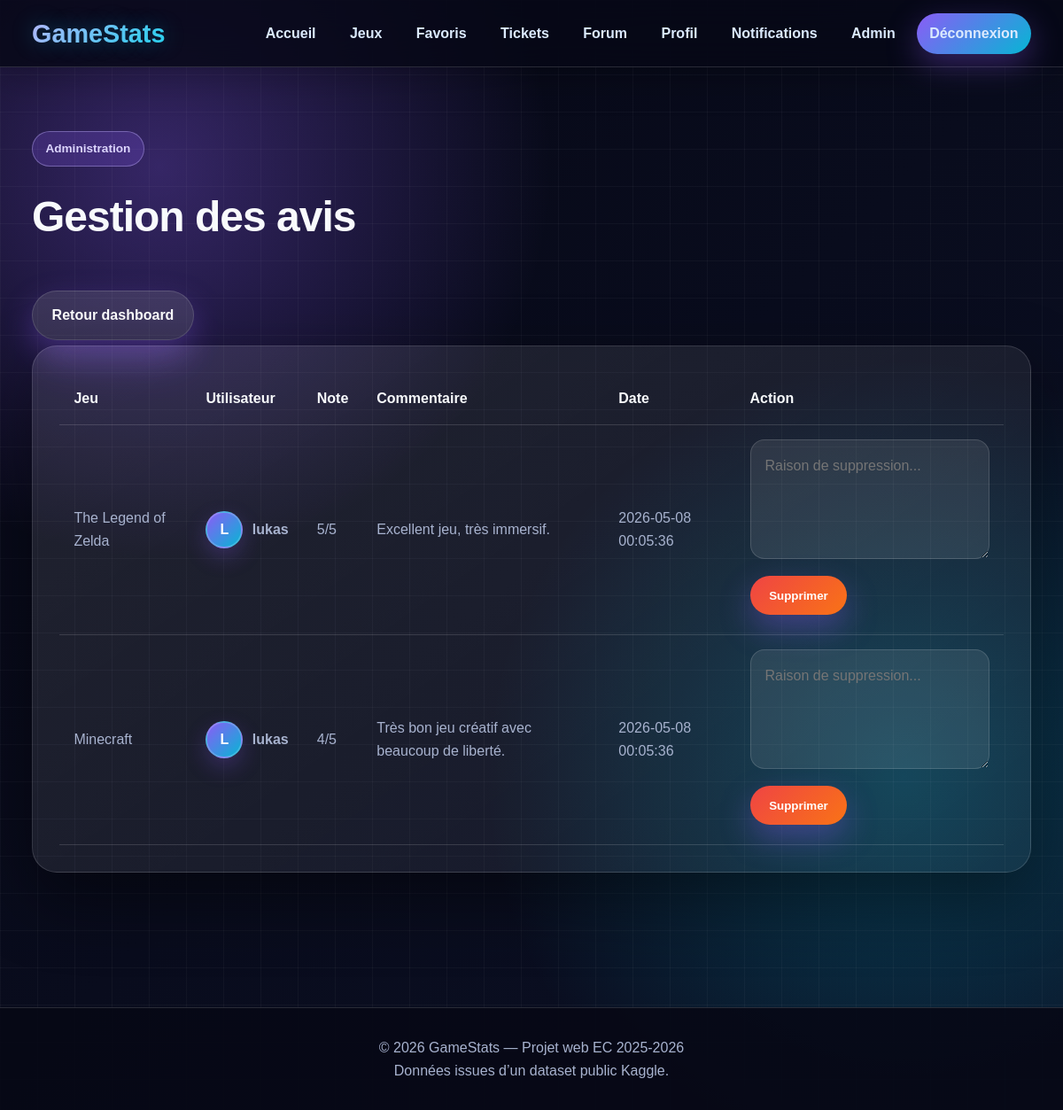
Screenshot of /admin/reviews.php (signed in) with the database file from the repository.
### tables this page shows
CREATE TABLE reviews (
    id INT AUTO_INCREMENT PRIMARY KEY,
    user_id INT NOT NULL,
    game_id INT NOT NULL,
    rating INT NOT NULL,
    comment TEXT,
    created_at DATETIME DEFAULT CURRENT_TIMESTAMP,
    UNIQUE KEY unique_user_game_review (user_id, game_id),
    FOREIGN KEY (user_id) REFERENCES users(id) ON DELETE CASCADE,
    FOREIGN KEY (game_id) REFERENCES games(id) ON DELETE CASCADE
);

CREATE TABLE games (
    id INT AUTO_INCREMENT PRIMARY KEY,
    title VARCHAR(150) NOT NULL,
    platform VARCHAR(50),
    genre VARCHAR(50),
    release_year INT,
    publisher VARCHAR(100),
    global_sales DECIMAL(8,2),
    critic_score DECIMAL(4,1),
    user_score DECIMAL(4,1),
    image_url VARCHAR(255)
);

CREATE TABLE users (
    id INT AUTO_INCREMENT PRIMARY KEY,
    username VARCHAR(50) NOT NULL UNIQUE,
    email VARCHAR(100) NOT NULL UNIQUE,
    password VARCHAR(255) NOT NULL,
    avatar VARCHAR(255),
    bio TEXT,
    role ENUM('user', 'admin') DEFAULT 'user',
    is_banned TINYINT(1) DEFAULT 0,
    ban_reason VARCHAR(255) DEFAULT NULL,
    created_at DATETIME DEFAULT CURRENT_TIMESTAMP
);

### www/admin/reviews.php (the view, shortened to what this page needs)
<?php
require_once '../includes/db.php';
$stmt = $pdo->query(
    'SELECT reviews.*, users.username, users.avatar, games.title
     FROM reviews
     INNER JOIN users ON reviews.user_id = users.id
     INNER JOIN games ON reviews.game_id = games.id
     ORDER BY reviews.created_at DESC'
);
$reviews = $stmt->fetchAll();
include '../includes/header.php';
?>
<section class="section">
    <div class="container">
        <div class="admin-header">
            <div>
                <span class="eyebrow">Administration</span>
                <h1 class="section-title">Gestion des avis</h1>
            </div>
            <a href="dashboard.php" class="btn btn-secondary">Retour dashboard</a>
        </div>
        <div class="table-wrapper">
            <table>
                <thead>
                    <tr>
                        <th>Jeu</th>
                        <th>Utilisateur</th>
                        <th>Note</th>
                        <th>Commentaire</th>
                        <th>Date</th>
                        <th>Action</th>
                    </tr>
                </thead>
                <tbody>
                    <?php foreach ($reviews as $review): ?>
                        <tr>
                            <td>
                                <a href="../game.php?id=<?= htmlspecialchars($review['game_id']) ?>">
                                    <?= htmlspecialchars($review['title']) ?>
                                </a>
                            </td>
                            <td>
                                <a
                                    href="../user.php?id=<?= htmlspecialchars($review['user_id']) ?>"
                                    class="mini-user-link"
                                >
                                    <span class="mini-user-avatar">
                                        <?php if (!empty($review['avatar'])): ?>
                                            <img
                                                src="../assets/uploads/<?= htmlspecialchars(basename($review['avatar'])) ?>"
                                                alt="<?= htmlspecialchars($review['username']) ?>"
                                            >
                                        <?php else: ?>
                                            <?= htmlspecialchars(strtoupper(substr($review['username'], 0, 1))) ?>
                                        <?php endif; ?>
                                    </span>
                                    <strong><?= htmlspecialchars($review['username']) ?></strong>
                                </a>
                            </td>
                            <td><?= htmlspecialchars($review['rating']) ?>/5</td>
                            <td><?= nl2br(htmlspecialchars($review['comment'] ?? '')) ?></td>
                            <td><?= htmlspecialchars($review['created_at']) ?></td>
                            <td>
                                <form action="review_delete.php" method="POST" class="admin-delete-confirm-form">
                                    <textarea
                                        name="delete_reason"
                                        placeholder="Raison de suppression..."
                                        required
                                    ></textarea>
                                    <button class="btn btn-danger" type="submit">Supprimer</button>
                                </form>
                            </td>
                        </tr>
                    <?php endforeach; ?>
                </tbody>
            </table>
        </div>
    </div>
</section>
<?php include '../includes/footer.php'; ?>

### www/assets/css/style.css (style rules this page uses)
* { box-sizing: border-box; margin: 0; padding: 0; }
:root { --bg: #070816; --bg2: #0b1024; --card: rgba(255,255,255,0.08); --text: #f8fafc; --muted: #a8b3cf; --primary: #8b5cf6; --secondary: #06b6d4; --border: rgba(255,255,255,0.14); --shadow: 0 30px 80px rgba(0,0,0,0.45); }
html, body { overflow-x: hidden; }
body { font-family: Arial, Helvetica, sans-serif; background: radial-gradient(circle at 15% 15%, rgba(139,92,246,0.35), transparent 30%), radial-gradient(circle at 85% 70%, rgba(6,182,212,0.28), transparent 35%), linear-gradient(135deg, var(--bg), var(--bg2)); color: var(--text); line-height: 1.6; min-height: 100vh; }
body::before { content: ""; position: fixed; inset: 0; background-image: linear-gradient(rgba(255,255,255,0.035) 1px, transparent 1px), linear-gradient(90deg, rgba(255,255,255,0.035) 1px, transparent 1px); background-size: 42px 42px; pointer-events: none; z-index: -1; }
a { color: inherit; text-decoration: none; }
.container { width: min(1180px, 92%); margin: 0 auto; }
.eyebrow { display: inline-block; margin-bottom: 1.2rem; padding: 0.5rem 0.9rem; border-radius: 999px; background: rgba(139,92,246,0.22); border: 1px solid rgba(196,181,253,0.4); color: #ddd6fe; font-weight: 900; font-size: 0.85rem; }
.btn { display: inline-flex; align-items: center; justify-content: center; border: none; cursor: pointer; background: linear-gradient(135deg, var(--primary), var(--secondary)); color: white; padding: 0.9rem 1.35rem; border-radius: 999px; font-weight: 900; box-shadow: 0 15px 35px rgba(139,92,246,0.35); transition: 0.2s; width: fit-content; position: relative; overflow: hidden; margin-top: 0.75rem; margin-right: 0.65rem; margin-bottom: 0.35rem; }
.btn::after { content: ""; position: absolute; inset: 0; background: linear-gradient(120deg, transparent, rgba(255,255,255,0.25), transparent); transform: translateX(-120%); transition: 0.45s; }
.btn-secondary { background: rgba(255,255,255,0.12); border: 1px solid var(--border); }
.btn-danger { background: linear-gradient(135deg, #ef4444, #f97316); }
.section { padding: 4.5rem 0; animation: fadeUp 0.6s ease both; }
.section-title { font-size: clamp(2.2rem, 4vw, 3.4rem); margin-bottom: 2rem; letter-spacing: -1px; }
.card, .game-card, .info-box, .auth-card, .filters, .table-wrapper { background: linear-gradient(145deg, rgba(255,255,255,0.10), rgba(255,255,255,0.045)); border: 1px solid var(--border); backdrop-filter: blur(20px); box-shadow: var(--shadow); border-radius: 28px; padding: 1.9rem; transition: transform 0.25s ease, box-shadow 0.25s ease, border-color 0.25s ease; }
input, select, textarea { width: 100%; border: 1px solid var(--border); background: rgba(255,255,255,0.09); color: white; padding: 1rem; border-radius: 16px; font: inherit; outline: none; transition: border-color 0.2s ease, box-shadow 0.2s ease, transform 0.2s ease; }
textarea { min-height: 135px; resize: vertical; }
.table-wrapper { overflow-x: auto; }
table { width: 100%; border-collapse: collapse; }
th, td { padding: 1rem; border-bottom: 1px solid var(--border); text-align: left; }
td { color: var(--muted); }
tbody tr { transition: background 0.2s ease; }
.container { width: min(1440px, 94%); }
.mini-user-link { display: inline-flex; align-items: center; gap: 0.65rem; width: fit-content; }
.mini-user-avatar { width: 42px; height: 42px; border-radius: 50%; display: inline-grid; place-items: center; flex-shrink: 0; overflow: hidden; background: linear-gradient(135deg, var(--primary), var(--secondary)); color: white; font-weight: 900; border: 2px solid rgba(255,255,255,0.18); box-shadow: 0 10px 25px rgba(139,92,246,0.25); }

### rows the page displays
reviews: game.title "The Legend of Zelda", user.username "L", user.username "lukas", rating "5", comment "Excellent jeu, très immersif.", created_at "2026-05-08 00:05:36"
reviews: game.title "Minecraft", user.username "L", user.username "lukas", rating "4", comment "Très bon jeu créatif avec beaucoup de liberté.", created_at "2026-05-08 00:05:36"
